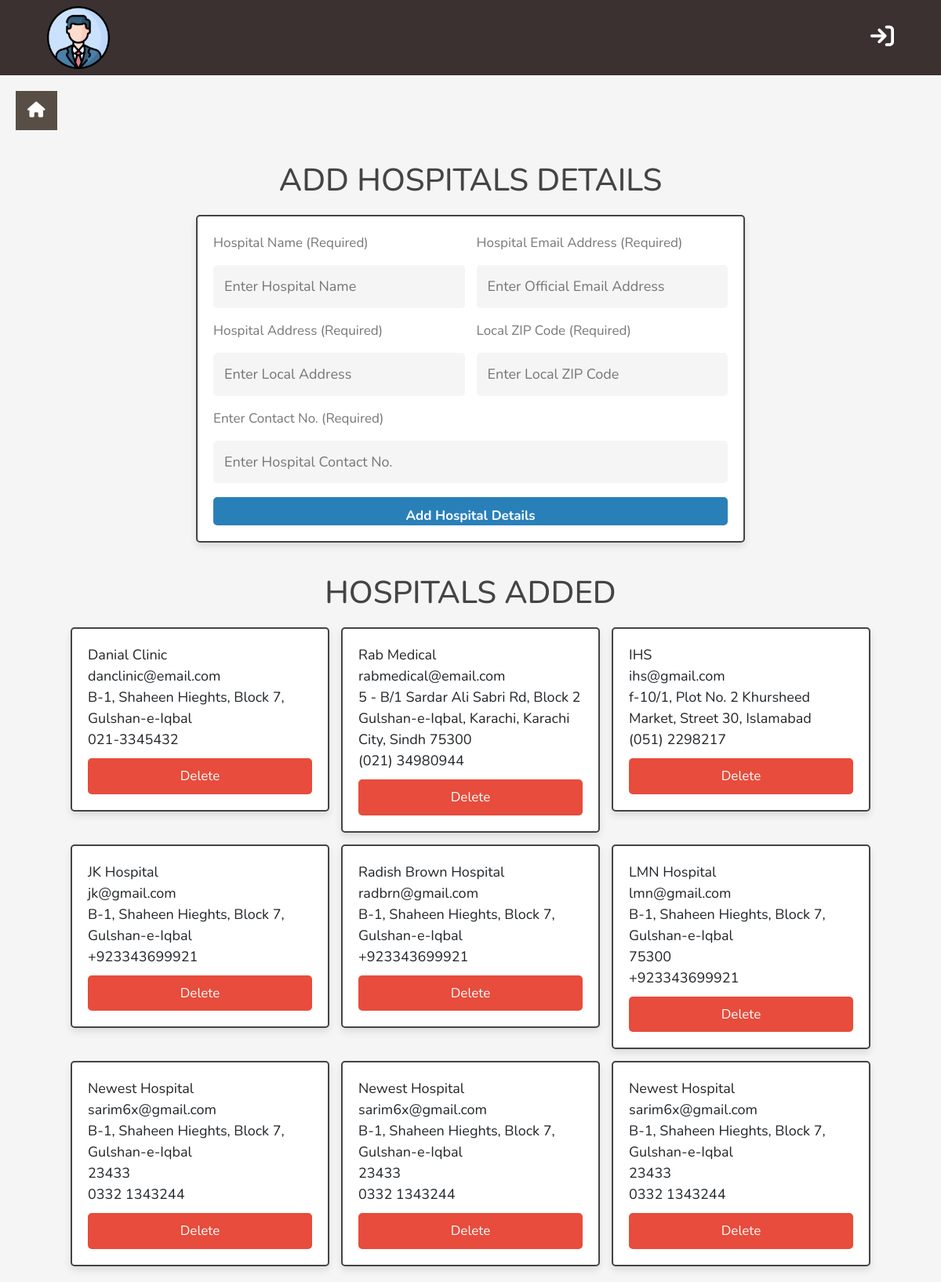
Screenshot of /admin_panel/list_of_hospital.php with the database file from the repository.
### tables this page shows
CREATE TABLE `listofhospital` (
  `ID` int(11) NOT NULL,
  `name` varchar(255) NOT NULL,
  `email` varchar(255) NOT NULL,
  `address` varchar(255) NOT NULL,
  `zip_code` varchar(255) NOT NULL,
  `contact` varchar(255) NOT NULL
);

### admin_panel/list_of_hospital.php (the view, shortened to what this page needs)
<!DOCTYPE html>
<html lang="en">
<head>
   <link rel="stylesheet" href="https://cdn.jsdelivr.net/npm/bootstrap@4.0.0/dist/css/bootstrap.min.css">
        <link rel="stylesheet" href="https://cdnjs.cloudflare.com/ajax/libs/font-awesome/4.7.0/css/font-awesome.min.css">
       <link rel="stylesheet" href="./assets/css/style.css"></link>
   <link rel="stylesheet" href="https://cdnjs.cloudflare.com/ajax/libs/font-awesome/6.1.1/css/all.min.css">
   <link rel="stylesheet" href="./assets/css/admin_style.css">
</head>
<body>
<?php   include "./adminHeader.php";
 include "./sidebar.php";
?>
<section class="add-products">
   <h1 class="heading">add Hospitals details</h1>
   <form action="" method="post" enctype="multipart/form-data">
      <div class="flex">
         <div class="inputBox">
            <span>Hospital Name (Required)</span>
            <input type="text" class="box" required maxlength="100" placeholder="Enter Hospital Name" name="hospital-name">
         </div>
         <div class="inputBox">
            <span>Hospital Email Address (Required)</span>
            <input type="text" class="box" required maxlength="100" placeholder="Enter Official Email Address" name="hospital-email">
         </div>
         <div class="inputBox">
            <span>Hospital Address (Required)</span>
            <input type="text"  class="box"  placeholder="Enter Local Address" name="hospital-address">
         </div>
         <div class="inputBox">
            <span>Local ZIP Code (Required)</span>
            <input type="text"  class="box"  placeholder="Enter Local ZIP Code" name="zip">
         </div>
         <div class="inputBox">
            <span>Enter Contact No. (Required)</span>
            <textarea type="number" name="hospital-contact" placeholder="Enter Hospital Contact No." class="box" required maxlength="500" cols="30" rows="10"></textarea>
         </div>
      </div>
      <input type="submit" value="Add Hospital Details" class="btn" name="add_hospital">
   </form>
</section>
<section class="show-products">
   <h1 class="heading">Hospitals added</h1>
   <div class="box-container">
   <?php
   $sql="SELECT * from listofhospital ";
   $result=$conn-> query($sql);
      if($result-> num_rows > 0){
         while($fetch_hospital = $result->fetch_assoc()){
   ?>
   <div class="box">
      <div class="hospital-name"><?= $fetch_hospital['name']; ?></div>
      <div class="hospital-email"><span><?= $fetch_hospital['email']; ?></span></div>
      <div class="hospital-address"><span><?= $fetch_hospital['address']; ?></span></div>
      <div class="zip"><span><?= $fetch_hospital['zip_code']; ?></span></div>
      <div class="hospital-contact"><span><?= $fetch_hospital['contact']; ?></span></div>
      <div class="flex-btn">
         <a href="list_of_hospital.php?delete=<?= $fetch_hospital['ID']; ?>" class="delete-btn" onclick="return confirm('Delete this hospital details?');">delete</a>
      </div>
   </div>
   <?php
         }
      }else{
         echo '<p class="empty">No Hospitals Details added yet..!</p>';
      }
   ?>
   </div>
</section>
   </body>
   </html>

### admin_panel/adminHeader.php (shortened to what this page needs)
 <nav  class="navbar navbar-expand-lg navbar-light px-5" style="background-color: #3B3131;">
    <a class="navbar-brand ml-5" href="./dashboard.php">
        <img src="./assets/images/logo.png" width="80" height="80" alt="Swiss Collection">
    </a>
    <div class="user-cart">
        <?php
        if(isset($_SESSION['user_id'])){
          ?>
          <a href="" style="text-decoration:none;">
            <i class="fa fa-user mr-5" style="font-size:30px; color:#fff;" aria-hidden="true"></i>
         </a>
          <?php
        } else {
            ?>
            <a href="" style="text-decoration:none;">
                    <i class="fa fa-sign-in mr-5" style="font-size:30px; color:#fff;" aria-hidden="true"></i>
            </a>
            <?php
        } ?>
    </div>
</nav>

### admin_panel/sidebar.php (shortened to what this page needs)
<div id="main">
    <button class="openbtn" onclick="openNav()"><i class="fa fa-home"></i></button>
</div>

### admin_panel/assets/css/style.css (style rules this page uses)
* { margin: 0; padding: 0; font-family: 'Work Sans', sans-serif; font-size: 18px; }
.openbtn { font-size: 20px; cursor: pointer; padding: 10px 15px; border: none; color: #fff; background-color:#584e46; }
#main { transition: margin-left .5s; padding: 20px; }
.btn { font-weight: 700; height: 36px; -moz-user-select: none; -webkit-user-select: none; user-select: none; cursor: default; }
.box { position: relative; background-color: #000; }

### admin_panel/assets/css/admin_style.css (style rules this page uses)
:root { --main-color:#2980b9; --orange:#f39c12; --red:#e74c3c; --black:#444; --white:#fff; --light-color:#777; --light-bg:#f5f5f5; --border:.2rem solid var(--black); --box-shadow:0 .5rem 1rem rgba(0,0,0,.1); }
* { font-family: 'Nunito', sans-serif; margin:0; padding:0; box-sizing: border-box; outline: none; border:none; text-decoration: none; }
html { font-size: 62.5%; overflow-x: hidden; }
body { background-color: var(--light-bg); }
section { padding:2rem; max-width: 1200px; margin:0 auto; }
.heading { font-size: 4rem; color:var(--black); margin-bottom: 2rem; text-align: center; text-transform: uppercase; }
.btn, .delete-btn, .option-btn { display: block; width: 100%; margin-top: 1rem; border-radius: .5rem; padding:1rem 3rem; font-size: 1.7rem; text-transform: capitalize; color:var(--white); cursor: pointer; text-align: center; }
.btn { background-color: var(--main-color); }
.delete-btn { background-color: var(--red); }
.flex-btn { display: flex; gap:1rem; }
.add-products form { max-width: 70rem; margin: 0 auto; background-color: var(--white); box-shadow: var(--box-shadow); border:var(--border); border-radius: .5rem; padding:2rem; }
.add-products form .flex { display: flex; gap:1.5rem; flex-wrap: wrap; }
.add-products form .flex .inputBox { flex:1 1 25rem; }
.add-products form span { font-size:1.7rem; color:var(--light-color); }
.add-products form .box { font-size: 1.8rem; background-color: var(--light-bg); border-radius: .5rem; padding:1.4rem; width: 100%; margin-top: 1.5rem; }
.add-products form textarea { height: 5.4rem; resize: none; }
.show-products .box-container { display: grid; grid-template-columns: repeat(auto-fit, 33rem); gap:1.5rem; justify-content: center; align-items: flex-start; }
.show-products .box-container .box { background-color: var(--white); box-shadow: var(--box-shadow); border-radius: .5rem; border:var(--border); padding:2rem; }

### rows the page displays
listofhospital: name "Danial Clinic", email "danclinic@email.com", address "B-1, Shaheen Hieghts, Block 7, Gulshan-e-Iqbal", contact "021-3345432"
listofhospital: name "Rab Medical", email "rabmedical@email.com", address "5 - B/1 Sardar Ali Sabri Rd, Block 2 Gulshan-e-Iqbal, Karachi, Karachi City, Sindh 75300", contact "(021) 34980944"
listofhospital: name "IHS", email "ihs@gmail.com", address "f-10/1, Plot No. 2 Khursheed Market, Street 30, Islamabad", contact "(051) 2298217"
listofhospital: name "JK Hospital", email "jk@gmail.com", address "B-1, Shaheen Hieghts, Block 7, Gulshan-e-Iqbal", contact "+923343699921"
listofhospital: name "Radish Brown Hospital", email "radbrn@gmail.com", address "B-1, Shaheen Hieghts, Block 7, Gulshan-e-Iqbal", contact "+923343699921"
listofhospital: name "LMN Hospital", email "lmn@gmail.com", address "B-1, Shaheen Hieghts, Block 7, Gulshan-e-Iqbal", zip_code "75300", contact "+923343699921"
listofhospital: name "Newest Hospital", email "sarim6x@gmail.com", address "B-1, Shaheen Hieghts, Block 7, Gulshan-e-Iqbal", zip_code "23433", contact "0332 1343244"
listofhospital: name "Newest Hospital", email "sarim6x@gmail.com", address "B-1, Shaheen Hieghts, Block 7, Gulshan-e-Iqbal", zip_code "23433", contact "0332 1343244"
listofhospital: name "Newest Hospital", email "sarim6x@gmail.com", address "B-1, Shaheen Hieghts, Block 7, Gulshan-e-Iqbal", zip_code "23433", contact "0332 1343244"
